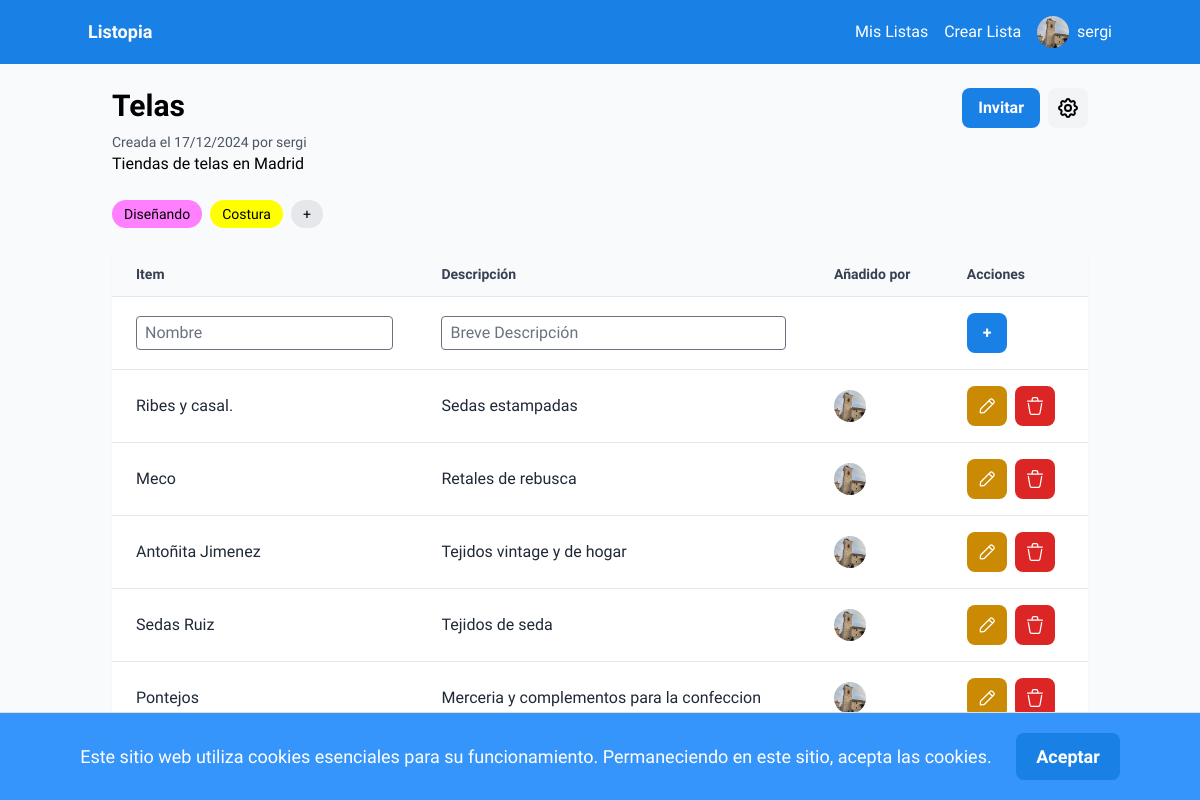
Page /lists/3/ (signed in) on the earlier database version.
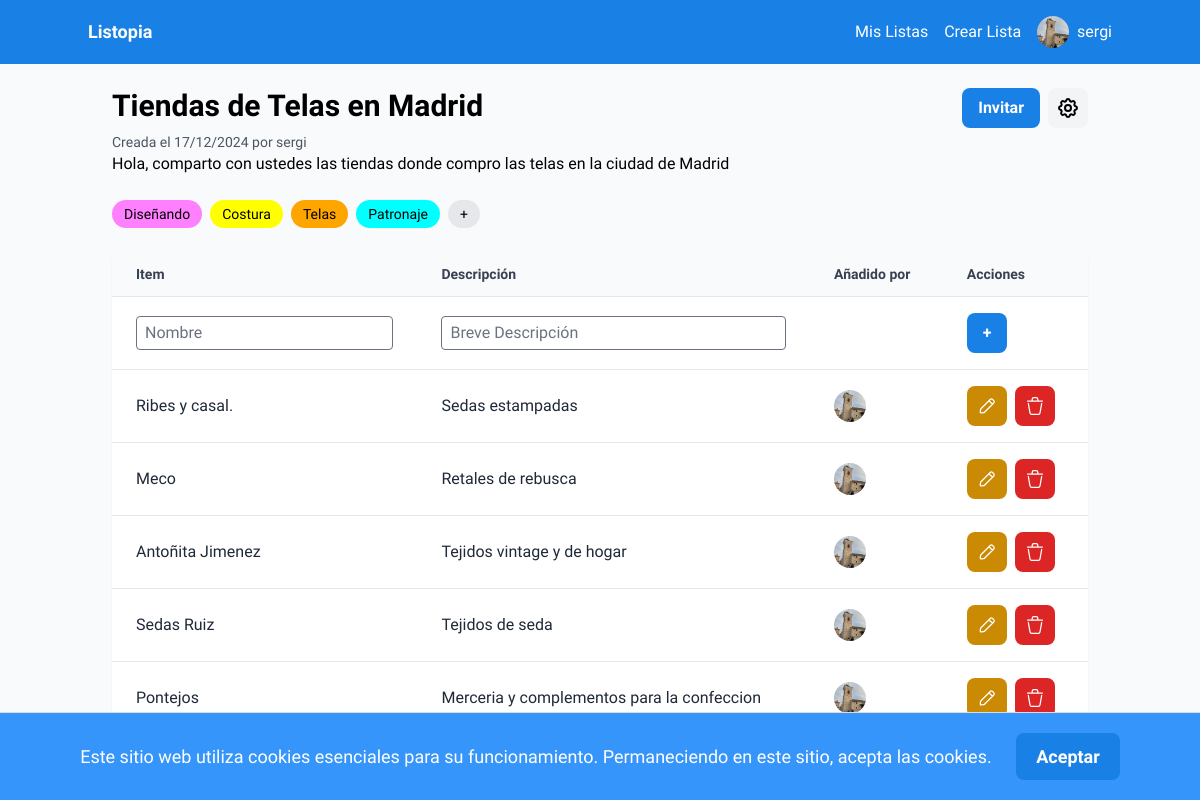
Same page on the later database version.
### auth_app/models.py (models this page shows, shortened)
class Profile(models.Model):
    user = models.OneToOneField(User, on_delete=models.CASCADE)
    description = models.TextField()
    pic = models.ImageField(upload_to='profile_pics', blank=True, null=True)
    verification_key = models.CharField(max_length=64, null=True, blank=True)
    verification_key_expiration = models.DateTimeField(null=True, blank=True)

### lists/models.py (models this page shows, shortened)
class List(models.Model):
    name = models.CharField(max_length=50)
    description = models.CharField(max_length=256, blank=True, null=True)
    creator = models.ForeignKey(User, on_delete=models.CASCADE, related_name="created_lists")
    created_on = models.DateTimeField(auto_now_add=True)
    collaborators = models.ManyToManyField(User, related_name="collaborated_lists", blank=True)
    is_public = models.BooleanField(default=False)

class Tag(models.Model):
    name = models.CharField(max_length=30)
    color = models.CharField(max_length=7, default="#007bff")
    list = models.ForeignKey(List, on_delete=models.CASCADE)

class Item(models.Model):
    list = models.ForeignKey(List, on_delete=models.CASCADE)
    added_by = models.ForeignKey(User, on_delete=models.CASCADE, related_name='added_items')
    name = models.CharField(max_length=40)
    description = models.CharField(max_length=256, blank=True, null=True)
    added_on = models.DateTimeField(auto_now_add=True)

### lists/views.py (the view)
# urls.py: path('<int:list_id>/', views.list_details, name='list_details'),
@login_required
def list_details(request, list_id):
    list = get_object_or_404(List, pk=list_id)
    if list.is_public or request.user == list.creator or request.user in list.collaborators.all():
        items = Item.objects.filter(list=list_id).order_by('added_on')
        tags = Tag.objects.filter(list=list_id)
        return render(request, 'list_details.html', {
            'title': "Detalles de la lista",
            'list': list,
            'items': items,
            'tags': tags
        })
    else:
        raise Http404

### lists/templates/list_details.html (shortened to what this page needs)
{% extends 'base.html' %}
{% load static %}
{% block content %}
<div class="max-w-5xl mx-auto p-6">
    <div class="flex justify-between items-start mb-6">
        <div>
            <h2 class="text-3xl font-bold mb-2">{{ list.name }}</h2>
            <p class="text-gray-600 text-sm">Creada el {{ list.created_on|date:"d/m/Y" }} por {{list.creator}}</p>
            <p class="break-words" style="word-break: break-word;">
                {{ list.description}}
            </p>
        </div>
        {% if request.user == list.creator or request.user in list.collaborators.all %}
        <div class="flex gap-2">
            <a class="bg-[#1980e6] text-white font-bold py-2 px-4 rounded-lg flex items-center justify-center" href="#" id="share-list-button">
                Invitar
            </a>
            <button class="bg-gray-100 hover:bg-gray-200 p-2 rounded-lg" id="toggle-admin-panel">
            </button>
        </div>
        {% endif %}
    </div>
    <div class="flex flex-wrap gap-2 mb-6">
        {% for tag in tags %}
            <span class="bg-[{{ tag.color }}] text-sm font-medium px-3 py-1 rounded-full">{{ tag.name }}</span>
        {% endfor %}
        {% if request.user == list.creator or request.user in list.collaborators.all %}
            {% if tags|length < 5 %}
                <span id="add-tag-button" class="bg-gray-200 text-sm font-medium px-3 py-1 rounded-full cursor-pointer">+</span>
            {% endif %}
        {% endif %}
    </div>
    <div class="bg-white shadow-sm rounded-lg overflow-hidden mb-6" id="items-container">
        <div class="hidden sm:block">
            <table class="table-auto w-full text-left">
                <thead>
                    <tr class="bg-gray-50">
                        <th class="px-6 py-3 text-sm font-semibold text-gray-700">Item</th>
                        <th class="px-6 py-3 text-sm font-semibold text-gray-700">Descripción</th>
                        <th class="px-6 py-3 text-sm font-semibold text-gray-700">Añadido por</th>
                        {% if item.added_by == request.user and reques.user in collaborators.all or list.creator == request.user %}
                        <th class="px-6 py-3 text-sm font-semibold text-gray-700">Acciones</th>
                        {% endif %}
                    </tr>
                </thead>
                <tbody>
                    {% if request.user == list.creator or request.user in list.collaborators.all %}
                        <tr class="border-t hover:bg-gray-50">
                            <form action="/lists/{{list.id}}/add_item/" method="post">
                                <td class="px-6 py-4 text-gray-800">
                                    <input type="text" name="name" placeholder="Nombre" class="w-full border rounded px-2 py-1">
                                </td>
                                <td class="px-6 py-4 text-gray-800">
                                    <input type="text" name="description" placeholder="Breve Descripción" class="w-full border rounded px-2 py-1">
                                </td>
                                <td class="px-6 py-4 text-gray-800"></td>
                                <td class="px-6 py-4 text-gray-800"><button type="submit" class="bg-[#1980e6] text-white font-bold py-2 px-4 rounded-lg">+</button></td>
                            </form>
                        </tr>
                    {% endif %}
                    {% if items|length == 0 %}
                        <tr>
                            <td colspan="4" class="px-6 py-4 text-gray-500 text-center italic">
                                ¡Añade tu primer item!
                            </td>
                        </tr>
                    {% else %}
                        {% for item in items %}
                            <tr id="item-row-{{ item.id }}" class="border-t hover:bg-gray-50">
                                <td class="px-6 py-4 text-gray-800">{{ item.name }}</td>
                                <td class="px-6 py-4 text-gray-800">{{ item.description|default:"" }}</td>
                                <td class="px-6 py-4 text-gray-800">
                                    <a href="{% url 'user_details' item.added_by.username %}" class="flex items-center">
                                        <img src="{{ item.added_by.profile.pic.url }}" class="w-8 h-8 rounded-full mr-2" alt="{{item.added_by.username}}">
                                    </a>
                                </td>
                                {% if item.added_by == request.user and reques.user in collaborators.all or list.creator == request.user %}
                                <td class="px-6 py-4 text-gray-800">
                                    <div class="flex gap-2">
                                        <button class="bg-yellow-600 text-white font-bold py-2 rounded-lg h-10 w-10 flex items-center justify-center" title="Editar" onclick="showModifyForm({{ item.id }})">
                                            <img src="{% static 'icons/edit-pencil.svg' %}" class="h-5 w-5" alt="Editar Item">
                                        </button>
                                        <form class="inline-block" action="{% url 'delete_item' list_id=list.id item_id=item.id %}" method="post" onsubmit="return confirmSend(event, this, '¿Quieres eliminar este item?')">
                                            <button class="bg-red-600 text-white font-bold py-2 rounded-lg h-10 w-10 flex items-center justify-center" title="Borrar">
                                                <img src="{% static 'icons/trash.svg' %}" class="h-5 w-5" alt="Borrar Item">
                                            </button>
                                        </form>
                                    </div>
                                </td>
                                {% endif %}
                            </tr>
                        {% endfor %}
                    {% endif %}
                </tbody>
            </table>
        </div>
    </div>
</div>
{% endblock %}

### auth_app/templates/base.html (shortened to what this page needs)
{% load static %}
<!DOCTYPE html>
<html lang="en">
<head>
    <script src="https://cdn.tailwindcss.com?plugins=forms,container-queries"></script>
    <link rel="stylesheet" href="https://cdnjs.cloudflare.com/ajax/libs/font-awesome/5.15.3/css/all.min.css">
</head>
<body class="bg-slate-50" style='font-family: "Work Sans", "Noto Sans", sans-serif;'>
    <nav class="bg-[#1980e6] p-4">
        <div class="container mx-auto flex justify-between items-center">
            <a class="text-white text-lg font-bold" href="{% url 'home' %}">Listopia</a>
            <div class="flex items-center space-x-4">
                {% if user.is_authenticated %}
                    <div class="nav-links flex items-center space-x-4">
                        <a class="text-white" href="{% url 'lists' %}">Mis Listas</a>
                        <a class="text-white" href="{% url 'create_list' %}">Crear Lista</a>
                    </div>
                    <div class="relative">
                        <button class="text-white flex items-center space-x-2 user-menu-button" id="user-menu-button">
                            <img src="{{ user.profile.pic.url }}" class="rounded-full w-8 h-8" alt="{{user.username}}">
                            <span>{{user.username}}</span>
                        </button>
                    </div>
                {% else %}
                    <a class="text-white" href="{% url 'signup' %}">Crea una cuenta</a>
                    <a class="text-white" href="{% url 'signin' %}">Inicia Sesión</a>
                {% endif %}
            </div>
        </div>
    </nav>
    <div id="cookie-banner" class="alert alert-info text-center" style="display: none;">
        Este sitio web utiliza cookies esenciales para su funcionamiento. Permaneciendo en este sitio, acepta las cookies.
        <button id="accept-cookies" class="btn btn-primary">Aceptar</button>
    </div>
    {% block content %}
    {% endblock %}
</body>
</html>

### auth_app/templates/base.html (style rules this page uses)
#cookie-banner { background-color: #3695fb; padding: 20px; border-top: 1px solid #ddd; position: fixed; bottom: 0; width: 100%; z-index: 1000; font-size: 18px; color: white; }
#accept-cookies { margin-left: 20px; padding: 10px 20px; background-color: #1980e6; color: white; border: none; cursor: pointer; font-weight: bold; border-radius: 8px; }
body { padding-top: 64px; }
nav { position: fixed; top: 0; left: 0; width: 100%; z-index: 1000; }

Differences in the rows shown:
changed List "sergi": name "Telas" → "Tiendas de Telas en Madrid"; description "Tiendas de telas en Madrid" → "Hola, comparto con ustedes las tiendas donde compro las telas en la ciudad de Madrid"
added Tag: name "Telas"
added Tag: name "Patronaje"
